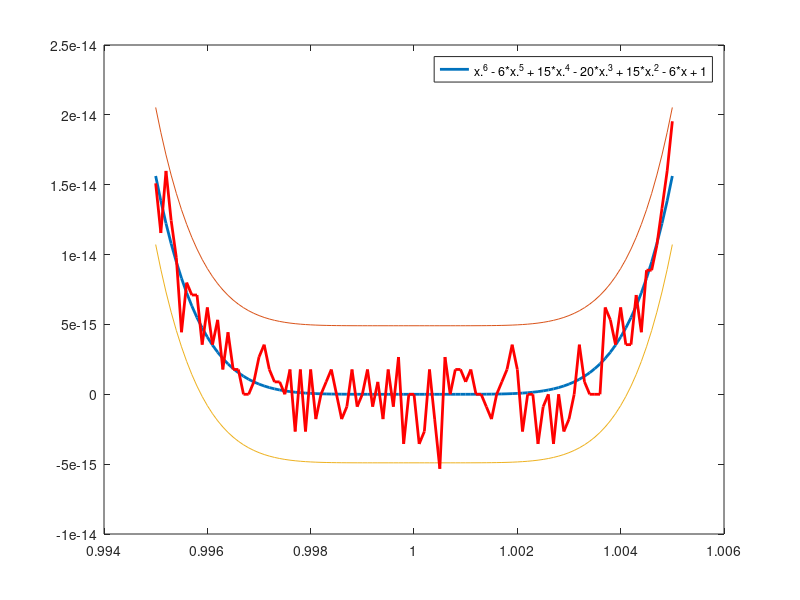

Write the MATLAB code that produced this figure.
% The polynomial (x-1)^6 has the value zero at x = 1 and is positive elsewhere.
% The expanded form of the polynomial, 
% x^6 - 6x^5 + 15x^4 -20x^3 + 15x^2 - 6x + 1, is mathematically equivalent but 
% may not give the same result numerically. Compute and plot the values of this 
% polynomial, using each of the two forms, for 101 equally spaced points in the 
% interval [0.995, 1.005]. Your plot should be scaled so that the values of x 
% and for the polynomial use the full ranges of their respective axes. Explain 
% this behavior.

polynomial = @(x) (x-1).^6;
expanded = @(x) x.^6 - 6*x.^5 + 15*x.^4 - 20*x.^3 + 15*x.^2 - 6*x + 1;

x = linspace(0.995, 1.005, 101);

p = plot(x, polynomial(x));
set(p, 'LineWidth', 2);
legend("(x-1).^6");
hold on
plot(x, polynomial(x) + 22*2.23e-16);
plot(x, polynomial(x) - 22*2.23e-16);
p = plot(x, expanded(x));
set(p, 'Color', 'red', 'LineWidth', 2);
legend("x.^6 - 6*x.^5 + 15*x.^4 - 20*x.^3 + 15*x.^2 - 6*x + 1");
hold off

